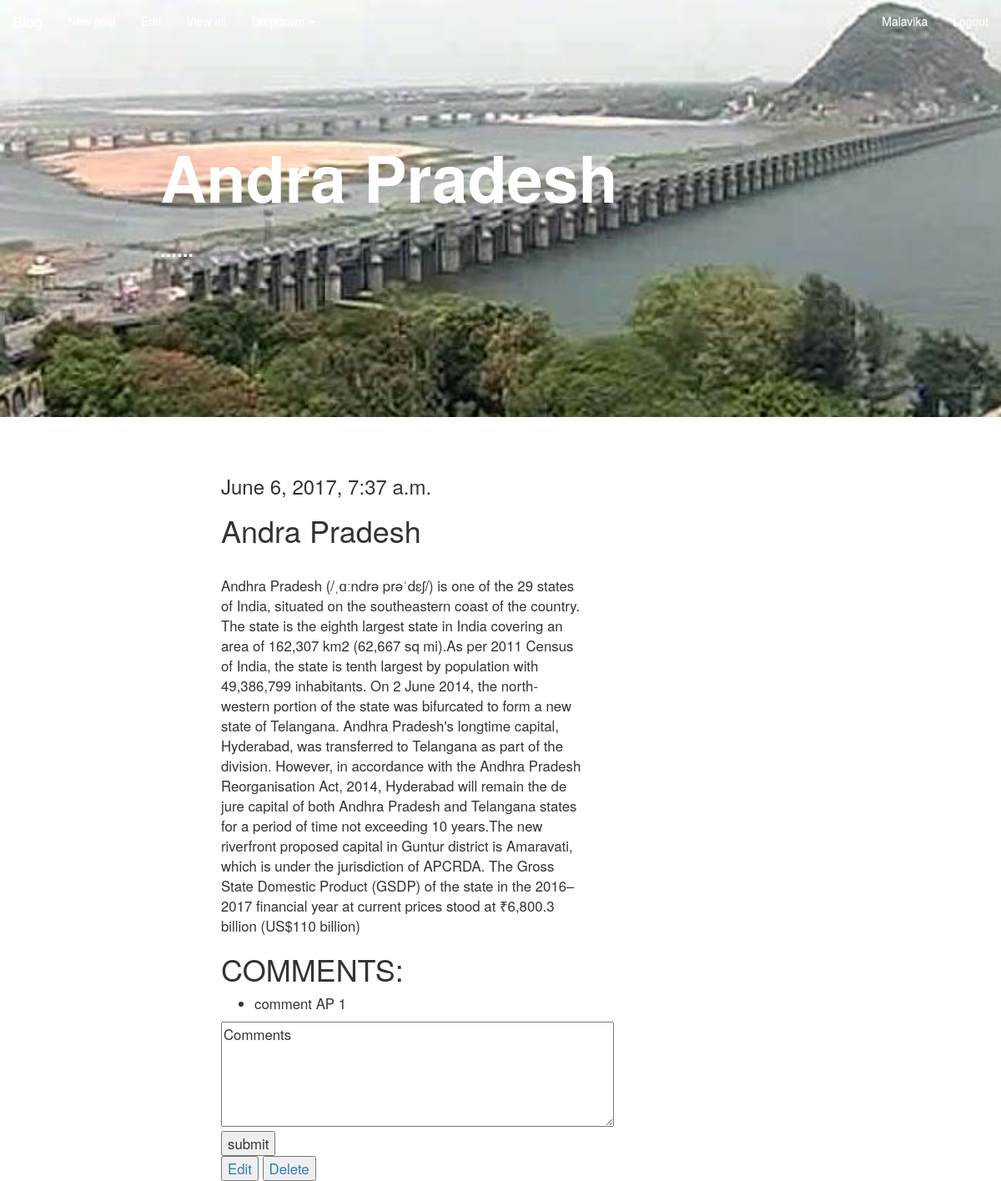
/blog/post/5/ (signed in), run on the app's committed database.
### blog/models.py (models this page shows, shortened)
class Post(models.Model):
    title = models.CharField(max_length=500)
    date_created = models.DateTimeField(auto_now=True, auto_now_add=False)
    is_published = models.BooleanField(default=False)
    description = models.TextField(default="content")
    img = ImageField(upload_to='blog_img/')
    user = user = models.ForeignKey(User)

class Comment(models.Model):
    comment_text = models.TextField(default="content")
    user = models.ForeignKey(User)
    post = models.ForeignKey(Post)
    date =  models.DateTimeField(auto_now=True, auto_now_add=False)

### blog/views.py (the view, shortened to what this page needs)
# urls.py: url(r'^post/(?P<pk>[0-9]+)/$', PostDetailView.as_view(), name="view_post"),
class PostDetailView(generic.DetailView):
    model = Post
    template_name = 'blog/view.html'
    def get_context_data(self, **kwargs):
        context = super(PostDetailView, self).get_context_data(**kwargs)
        comment = Comment.objects.filter(post=context['post'])
        context['comments'] = comment
        return context

### blog/templates/blog/view.html (shortened to what this page needs)
{% extends 'blog/base.html' %}
{% block body %}
    {% include 'blog/nav_bar.html'%}
    <div id="cover-detail" style="background-image: url('/media/{{ post.img }}');">
    <h1 id="cover-text">{{ post.title }}</h1>
    <h3 id="cover-subtext">...... </h3>
    </div>
    <div id="post-content">
    <div class="post-detail">
        <div class="container-fluid">
            <div class="row">
                <div class="col-md-8">
                    <h3> {{post.date_created}}</h3>
                    <h1>{{ post.title }}</h1>
                    <br>
                    <p>{{ post.description }}</p>
                    <h1>COMMENTS:</h1>
                    <ul>
                        {% for i in comments %}
                            <li> <p>{{ i.comment_text }}</p></li>
                        {% endfor %}
                    </ul>
                    <form method="POST"  action="">
                        <textarea rows ="5" cols= "50" name= "comment_text">Comments</textarea>
                        <button type="submit">submit</button>
                    </form>
                    <a href="{% url 'edit_post' post.id %}"><button>Edit</button>
                    <a href="{% url 'del_post' post.id %}"><button>Delete</button>
                </div>
            </div>
        </div>
    </div>
    </div>
    <div class="footer">
        <div class="container-fluid">
            <div class="footer-data">
                <p> Created by Malavika P Pillai</p>
            </div>
        </div>
    </div>
{% endblock %}

### blog/templates/blog/nav_bar.html (shortened to what this page needs)
<!DOCTYPE html>
<html lang="en">
<head>
</head>
<body>
<nav class="navbar navbar-fixed-top">
  <div class="container-fluid">
    <div class="navbar-header">
      <a class="navbar-brand" href="{% url 'Home' %}" style="color: white">Blog</a>
    </div>
    <div class="collapse navbar-collapse" id="bs-example-navbar-collapse-1">
      <ul class="nav navbar-nav">
        <li class="active"><a href="/blog/add" style="color: white">New post<span class="sr-only">(current)</span></a></li>
        <li><a href="/blog/edit" style="color: white">Edit</a></li>
        <li><a href="/admin/blog/post" style="color: white">View all</a></li>
        <li class="dropdown">
          <a href="#" class="dropdown-toggle" data-toggle="dropdown" style="color: white" role="button" aria-haspopup="true" aria-expanded="false">Dropdown <span class="caret"></span></a>
        </li>
      </ul>
      <ul class="nav navbar-nav navbar-right">
        {% if request.user.is_authenticated %}
          <li><a href="/accounts/profile" style="color: white">{{ request.user.username }}</a></li>
        {% else %}
          <li><a href="/accounts/profile" style="color: white">Username</a></li>
        {% endif%}
        {% if request.user.is_authenticated %}
          <li><a href="/accounts/logout" style="color: white">Logout</a></li>
        {% else %}
          <li><a href="/accounts/login" style="color: white">Login</a></li>
        {% endif%}
      </ul>
    </div>
  </div>
</nav>
</body>
</html>

### blog/static/blog/css/style.css (style rules this page uses)
#cover-detail { background-size: cover; background-repeat: no-repeat; height:500px; width: 100%; top: 0; position: absolute; }
#cover-text { padding-left: 16%; color: white; font-weight: 900; padding-top: 150px; font-size: 5.5em; }
#cover-subtext { color: white; padding-left: 16%; font-weight: 900; padding-top: 10px; }
#post-content { position: absolute; top: 550px; }
.post-detail { font-size: 1.2em; margin: 0 250px; }
.footer { width: 100%; height: 150px; margin-top: 20px; background-color: black; }
.footer-data { padding-top: 40px; margin-left: 250px; }

### data on the page
Post: img (picture), title "Andra Pradesh", date_created "June 6, 2017, 7:37 a.m.", description "Andhra Pradesh (/ˌɑːndrə prəˈdɛʃ/) is one of the 29 states of India, situated on the southeastern coast of the country. The state is the eighth largest state in India covering an area of 162,307 km2 (62,667 sq mi).As per 2011 Census of India, the state is tenth largest by population with 49,386,799 inhabitants. On 2 June 2014, the north-western portion of the state was bifurcated to form a new state of Telangana. Andhra Pradesh's longtime capital, Hyderabad, was transferred to Telangana as part of the division. However, in accordance with the Andhra Pradesh Reorganisation Act, 2014, Hyderabad will remain the de jure capital of both Andhra Pradesh and Telangana states for a period of time…"
Comment: comment_text "comment AP 1"

### other printed values
{{ request.user.username }} "Malavika"
